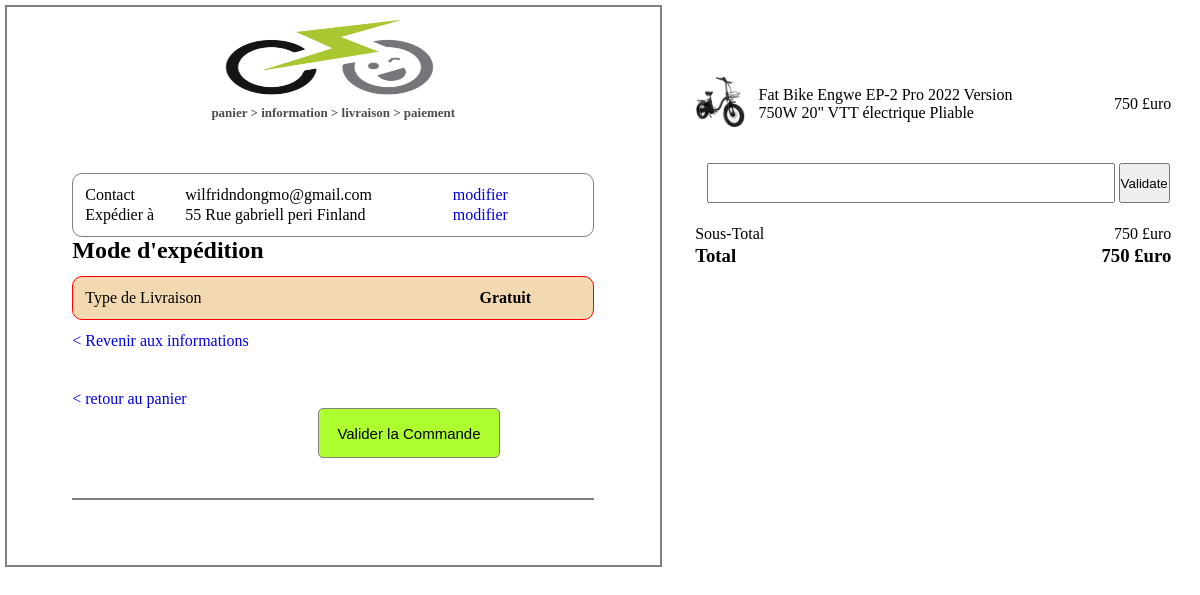
The page /livraison.php?prod_id=48 on the database its author committed.
### tables this page shows
CREATE TABLE `client` (
  `no_client` int(11) NOT NULL,
  `nom_client` varchar(100) NOT NULL,
  `prenom_client` varchar(100) NOT NULL,
  `tel_client` varchar(100) NOT NULL,
  `email_client` varchar(100) NOT NULL,
  `adresse_client` varchar(100) NOT NULL,
  `appartement` varchar(100) NOT NULL,
  `town_client` varchar(100) NOT NULL,
  `postal_code` varchar(100) NOT NULL,
  `country` varchar(255) DEFAULT NULL
);

CREATE TABLE `articles` (
  `no_article` int(11) NOT NULL,
  `nom_art` varchar(100) NOT NULL,
  `poid` varchar(100) NOT NULL,
  `vitesse` varchar(100) NOT NULL,
  `seige` varchar(100) NOT NULL,
  `armortisseur` varchar(100) NOT NULL,
  `chargeur` varchar(100) NOT NULL,
  `taille` varchar(100) NOT NULL,
  `description` text NOT NULL,
  `prod_img` varchar(100) NOT NULL,
  `no_prix` int(11) NOT NULL,
  `no_cat` int(11) NOT NULL,
  `no_vandeur` int(11) NOT NULL
);

CREATE TABLE `prix` (
  `no_prix` int(11) NOT NULL,
  `valeur` decimal(10,0) NOT NULL
);

### Server/retrieve.php (called while the page is built, shortened)
<?php
include "ConnectDB.php";
$prix = $db->query("SELECT * from prix order by no_prix desc")->fetchAll();
$client = $db->query("SELECT * from client ")->fetchAll();
?>

### livraison.php (the view, shortened to what this page needs)
<?php include "Server/ConnectDB.php"; include "Server/retrieve.php";
$prod_id = $_GET['prod_id'];
$buy_p = $db->query("SELECT * from articles where no_article = $prod_id limit 1")->fetchAll();
$p_img = "";
$id = "";
$p_nom = "";
$p_prix = "";
foreach($buy_p as $data){
    $id = $data['no_article'];
    $p_img = $data['prod_img'];
    $p_nom = $data['nom_art'];
    $p_prix = $data['no_prix'];
}
$sprix = $db->query("SELECT * from prix where no_prix = $p_prix limit 1")->fetchAll();
$val_art = "";
foreach($sprix as $valeur){
    $val_art = $valeur['valeur'];
}
$email = "";
$adresse_client = "";
$country = "";
foreach($client as $info){
    $email = $info['email_client'];
    $adresse_client = $info['adresse_client'];
    $country = $info['country'];
}
$panier = $_GET['panier'];
?>
<link rel="stylesheet" href="styles.css">
<div class="payFormContainer_Djoumessi">
    <div class="RightForm_Djoumessi">
        <div class="LogForm_Djoumessi">
            <div class="LogImg_Djoumessi">
                <img src="images/logo.png" id="logP" alt="">
                <h6>panier > information > livraison > paiement</h6>
            </div>
            <div class="payForm_Djoumessi">
                <form action="Server/insertDB.php?prod=<?php echo $id?>&panier=<?php echo $panier ?>" method="post">
                    <div class="formDivL" id="LformDivL">
                        <table>
                            <tr>
                                <td>Contact</td><td><?php echo $email ?></td><td><a href="payementForm.php">modifier</a></td>
                            </tr>
                            <tr>
                                <td>Expédier à</td><td><?php echo $adresse_client,' ', $country ?></td><td><a href="payementForm.php">modifier</a></td>
                            </tr>
                        </table>
                    </div>
                    <h2>Mode d'expédition</h2>
                    <div class="formDivL" id="LformDivL" style="background-color: #f2d9b1;border: 1px solid red;">
                        <table>
                            <tr>
                                <td>Type de Livraison</td><td style="padding-left:19%;"><strong>Gratuit</strong></td>
                            </tr>
                        </table>
                    </div>
                    <div class="formDivS" id="end">
                        <a href="payementForm.php">< Revenir aux informations</a>
                    </div>
                    <div class="formDivS" id="end">
                        <a href="payementForm.php?prod_id=<?php echo $id?>"> < retour au panier</a>
                        <input type="submit" value="Valider la Commande" id="submit" name="f_submit">
                    </div>
                </form>
            </div>
        </div>
    </div>
    <div class="LeftForm_Djoumessi">
        <table>
            <tr>
                <td style="width:13%"><img src="uploads/<?php echo $p_img ?>" alt=""></td>
                <td><?php echo $p_nom ?></td>
                <td style="width:30%; text-align:right;;"><?php echo $val_art?> £uro</td>
            </tr>
        </table>
        <div class="FinalPay_Djoumessi">
            <input type="text"> <button>Validate</button>
        </div>
        <table style="margin-top:20px;">
            <tr>
                <td colspan="2" >Sous-Total</td>
                <td style="width:30%; text-align:right;;"><?php echo $val_art ?> £uro</td>
            </tr>
            <tr>
                <td colspan="2" ><h3>Total</h3></td>
                <td style="width:35%; text-align:right;;"><h3><?php echo $val_art ?> £uro</h3> </td>
            </tr>
        </table>
    </div>
</div>

### styles.css (style rules this page uses)
* { text-decoration: none; list-style: none; margin: 0; padding: 0; }
.actaul_img_Djoumessi h5, h6 { opacity: 70%; text-align: center; }
.payFormContainer_Djoumessi { display: flex; width: 100%; }
.RightForm_Djoumessi { width: 60%; border: 2px solid gray; margin: 5px; }
.LogImg_Djoumessi { width: 90%; margin-left: 5%; text-align: center; border-bottom: 2px solid gray; }
.LogImg_Djoumessi #logP { width: 250px; height: 100px; }
.LogImg_Djoumessi h6 { font-size: 13px; margin-top: -2px; }
.RightForm_Djoumessi form { width: 80%; margin: 10%; margin-top: -2%; }
form { border-bottom: 2px solid gray; }
.formDivL { display: block; margin-top: 12px; }
.formDivS { width: 100%; margin-top: 12px; }
.formDivS input { width: 49.6%; height: 40px; border: 1px solid gray; border-radius: 5px; outline: brown; font-size: 15px; }
.formDivS a { text-decoration: none; }
.formDivS #submit { margin-left: 47%; width: 35%; height: 50px; background-color: greenyellow; transition: 1s ease; }
#end { margin-bottom: 40px; }
.formDivL table { width: 90%; }
.LeftForm_Djoumessi table { margin-top: 14%; width: 90%; margin-left: 5%; }
.LeftForm_Djoumessi img { width: 50px; border-radius: 5px; }
.FinalPay_Djoumessi { width: 90%; margin-top: 30px; margin-left: 40px; }
.FinalPay_Djoumessi input { width: 85%; height: 40px; }
.FinalPay_Djoumessi button { height: 40px; }

### livraison.php (style rules this page uses)
.LogImg_Djoumessi { border-bottom: 0px; }
#LformDivL { background-color: white; padding: 10px; border-radius: 10px; border: 1px solid gray; }
.payForm_Djoumessi { margin-top: 10%; }

### rows shown on the page
client: email_client "wilfridndongmo@gmail.com", adresse_client "55 Rue gabriell peri", country "Finland"
articles: prod_img (picture), nom_art "Fat Bike Engwe EP-2 Pro 2022 Version 750W 20\" VTT électrique Pliable"
prix: valeur "750"
